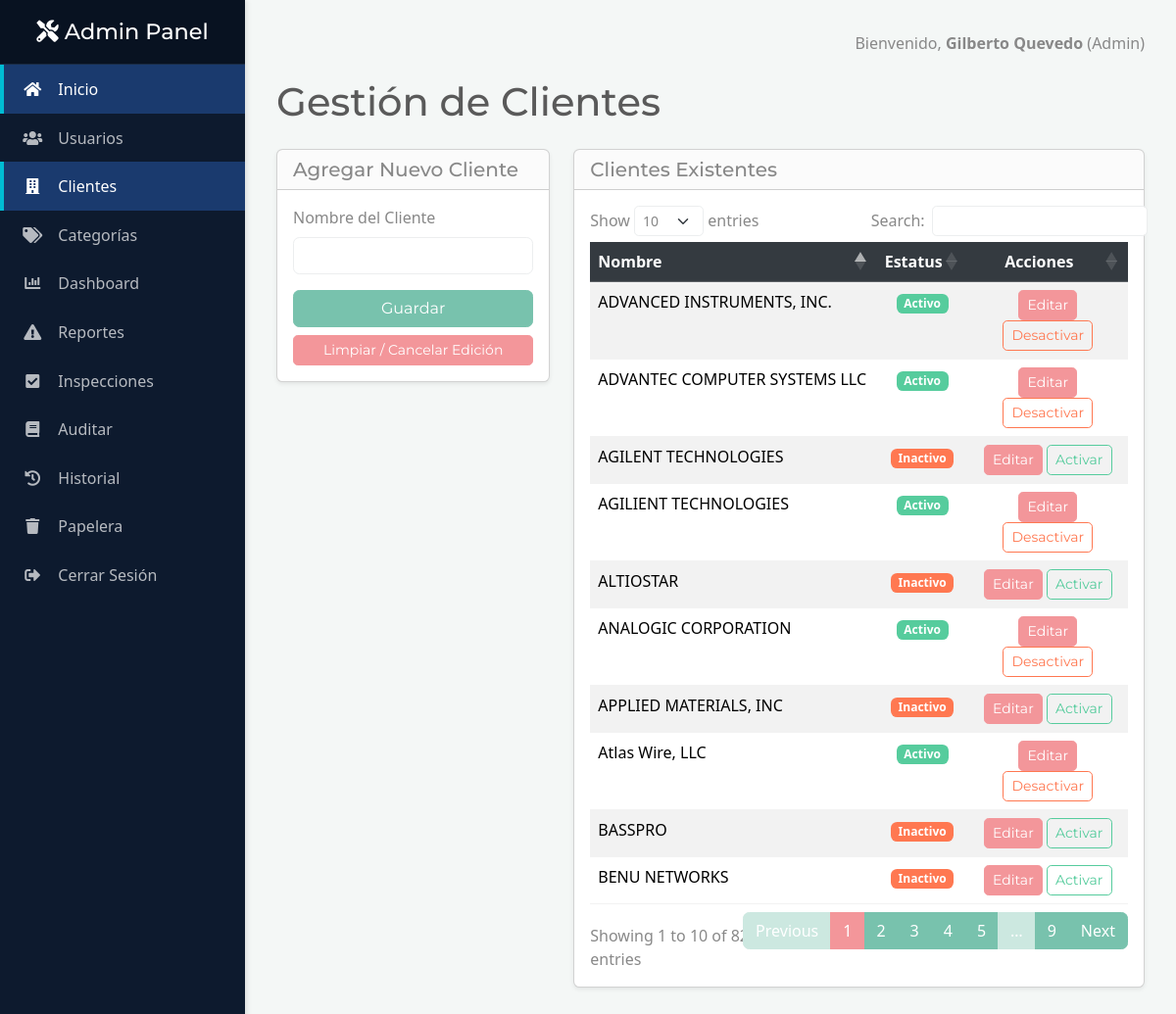
Page /admin/clientes.php (signed in) on the committed database.
### tables this page shows
CREATE TABLE `clientes` (
  `id` int(11) NOT NULL,
  `nombre` varchar(100) NOT NULL,
  `estatus` int(11) NOT NULL DEFAULT 1
);

### admin/clientes.php (the view, shortened to what this page needs)
<?php
require_once __DIR__ . '/../templates/header.php';
?>
<h1 class="mb-4">Gestión de Clientes</h1>
<div class="row">
    <div class="col-md-4 mb-4">
        <div class="card shadow-sm">
            <div class="card-header">
                <h5 id="form-title" class="mb-0">Agregar Nuevo Cliente</h5>
            </div>
            <div class="card-body">
                <form id="formCliente" action="clientes.php" method="POST">
                    <div class="mb-3">
                        <label for="nombre_cliente" class="form-label">Nombre del Cliente</label>
                        <input type="text" name="nombre" id="nombre_cliente" class="form-control" required>
                    </div>
                    <div class="d-grid gap-2">
                        <button type="submit" class="btn btn-primary">Guardar</button>
                        <button type="button" onclick="limpiarForm()" class="btn btn-secondary btn-sm">Limpiar / Cancelar Edición</button>
                    </div>
                </form>
            </div>
        </div>
    </div>
    <div class="col-md-8">
        <div class="card shadow-sm">
             <div class="card-header">
                <h5 class="mb-0">Clientes Existentes</h5>
            </div>
            <div class="card-body">
                <table id="dataTable" class="table table-striped table-hover">
                    <thead class="table-dark">
                        <tr>
                            <th>Nombre</th>
                            <th class="text-center">Estatus</th>
                            <th class="text-center">Acciones</th>
                        </tr>
                    </thead>
                    <tbody>
                        <?php
                        $res = $conn->query("SELECT * FROM clientes ORDER BY nombre ASC");
                        while($c = $res->fetch_assoc()):
                            $estatus_clase = $c['estatus'] ? 'success' : 'danger';
                            $estatus_texto = $c['estatus'] ? 'Activo' : 'Inactivo';
                            $toggle_clase = $c['estatus'] ? 'btn-outline-danger' : 'btn-outline-success';
                            $toggle_texto = $c['estatus'] ? 'Desactivar' : 'Activar';
                        ?>
                        <tr>
                            <td><?php echo htmlspecialchars($c['nombre']); ?></td>
                            <td class="text-center"><span class="badge bg-<?php echo $estatus_clase; ?>"><?php echo $estatus_texto; ?></span></td>
                            <td class="text-center">
                                <button onclick='editarCliente(<?php echo json_encode($c); ?>)' class="btn btn-sm btn-secondary">Editar</button>
                                <a href="?toggle_id=<?php echo $c['id']; ?>" class="btn btn-sm <?php echo $toggle_clase; ?>"><?php echo $toggle_texto; ?></a>
                            </td>
                        </tr>
                        <?php endwhile; ?>
                    </tbody>
                </table>
            </div>
        </div>
    </div>
</div>
<?php require_once __DIR__ . '/../templates/footer.php'; ?>

### templates/header.php (shortened to what this page needs)
<?php
$rol = $_SESSION['rol'];
$nombre_usuario = $_SESSION['usuario_nombre'];
?>
<!DOCTYPE html>
<html lang="es">
<head>
    <link href="https://bootswatch.com/5/minty/bootstrap.min.css" rel="stylesheet">
    <link rel="stylesheet" href="https://cdn.datatables.net/1.13.4/css/dataTables.bootstrap5.min.css">
    <link rel="stylesheet" href="https://cdnjs.cloudflare.com/ajax/libs/font-awesome/5.15.4/css/all.min.css">
    <link rel="stylesheet" href="/sistema_ayudas/css/style.css">
</head>
<body>
<div class="sidebar">
    <div class="sidebar-header">
        <h3><i class="fas fa-tools"></i> Admin Panel</h3>
    </div>
    <ul class="nav flex-column">
        <li class="nav-item">
            <a class="nav-link active" href="/sistema_ayudas/index.php">
                <i class="fas fa-home"></i> Inicio
            </a>
        </li>
        <?php if ($rol == 'Admin'): ?>
            <li class="nav-item">
                <a class="nav-link" href="/sistema_ayudas/admin/usuarios.php"><i class="fas fa-users"></i> Usuarios</a>
            </li>
            <li class="nav-item">
                <a class="nav-link" href="/sistema_ayudas/admin/clientes.php"><i class="fas fa-building"></i> Clientes</a>
            </li>
            <li class="nav-item">
                <a class="nav-link" href="/sistema_ayudas/admin/categorias.php"><i class="fas fa-tags"></i> Categorías</a>
            </li>
             <li class="nav-item">
                <a class="nav-link" href="/sistema_ayudas/admin/dashboard.php"><i class="fas fa-chart-bar"></i> Dashboard</a>
            </li>
        <?php endif; ?>
        <?php if (in_array($rol, ['Admin', 'Calidad'])): ?>
            <li class="nav-item">
                <a class="nav-link" href="/sistema_ayudas/quality/gestion_reportes.php">
                    <i class="fas fa-exclamation-triangle"></i> Reportes
                </a>
            </li>
            <li class="nav-item">
                <a class="nav-link" href="/sistema_ayudas/quality/ver_inspecciones.php"><i class="fas fa-check-square"></i> Inspecciones</a>
            </li>
             <li class="nav-item">
                <a class="nav-link" href="/sistema_ayudas/quality/auditoria.php"><i class="fas fa-book"></i> Auditar</a>
            </li>
            <li class="nav-item">
                <a class="nav-link" href="/sistema_ayudas/quality/historial.php"><i class="fas fa-history"></i> Historial</a>
            </li>
        <?php endif; ?>
        <?php if ($rol == 'Admin'): ?>
             <li class="nav-item">
                <a class="nav-link" href="/sistema_ayudas/admin/eliminados.php"><i class="fas fa-trash"></i> Papelera</a>
            </li>
        <?php endif; ?>
        <li class="nav-item mt-auto">
            <a class="nav-link" href="/sistema_ayudas/auth/logout.php">
                <i class="fas fa-sign-out-alt"></i> Cerrar Sesión
            </a>
        </li>
    </ul>
</div>
<div id="content">
    <div class="user-info">
        <span>Bienvenido, <strong><?php echo htmlspecialchars($nombre_usuario); ?></strong> (<?php echo htmlspecialchars($rol); ?>)</span>
    </div>

### templates/footer.php (shortened to what this page needs)
</div>
</body>
</html>

### css/style.css (style rules this page uses)
body { display: flex; background-color: #f4f7f6; }
.sidebar { width: 250px; min-width: 250px; background: #0d1a2e; color: #fff; min-height: 100vh; box-shadow: 2px 0 5px rgba(0,0,0,0.1); }
.sidebar-header { padding: 1.2rem 1rem; background: #081221; text-align: center; border-bottom: 1px solid #1a2c44; }
.sidebar-header h3 { margin: 0; font-size: 1.4rem; color: #fff; }
.sidebar .nav-item { transition: background-color 0.2s; }
.sidebar .nav-link { padding: 0.8rem 1.2rem; color: rgba(255, 255, 255, 0.7); font-size: 1rem; border-left: 4px solid transparent; transition: all 0.3s; }
.sidebar .nav-link.active { color: #fff; background: #1a3a6e; border-left-color: #00bcd4; font-weight: 500; }
.sidebar .nav-link .fas { margin-right: 12px; width: 20px; text-align: center; }
#content { flex-grow: 1; padding: 2rem; overflow-y: auto; }
.user-info { text-align: right; margin-bottom: 1.5rem; }

### rows in the picture
clientes: nombre "ADVANCED INSTRUMENTS, INC.", estatus "Activo", estatus "Desactivar"
clientes: nombre "ADVANTEC COMPUTER SYSTEMS LLC", estatus "Activo", estatus "Desactivar"
clientes: nombre "AGILENT TECHNOLOGIES", estatus "Inactivo", estatus "Activar"
clientes: nombre "AGILIENT TECHNOLOGIES", estatus "Activo", estatus "Desactivar"
clientes: nombre "ALTIOSTAR", estatus "Inactivo", estatus "Activar"
clientes: nombre "ANALOGIC CORPORATION", estatus "Activo", estatus "Desactivar"
clientes: nombre "APPLIED MATERIALS, INC", estatus "Inactivo", estatus "Activar"
clientes: nombre "Atlas Wire, LLC", estatus "Activo", estatus "Desactivar"
clientes: nombre "BASSPRO", estatus "Inactivo", estatus "Activar"
clientes: nombre "BENU NETWORKS", estatus "Inactivo", estatus "Activar"

### other values in the picture
$nombre_usuario "Gilberto Quevedo"
$rol "Admin"
